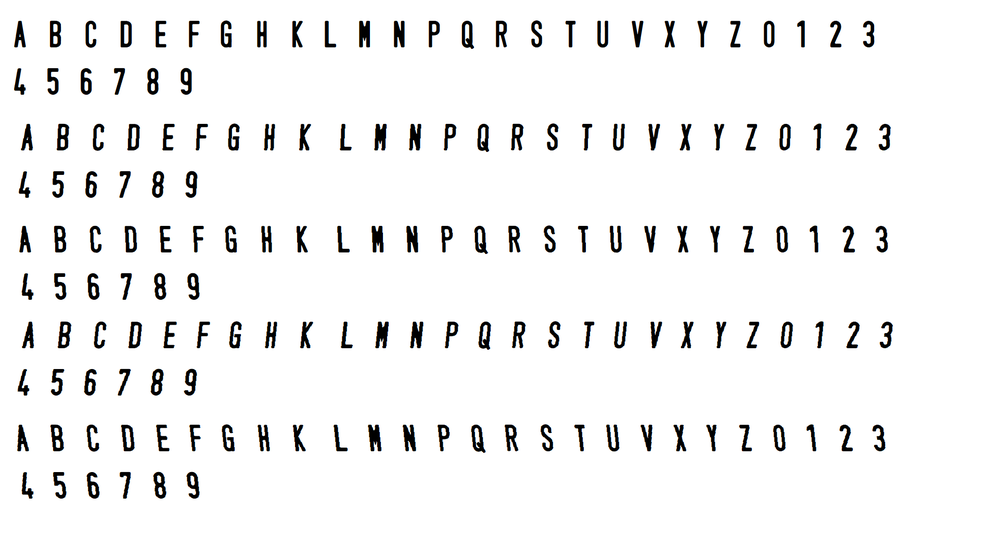
#> input picture training_chars.png, 1000 x 559 px, shrunk from 1922 x 1074 before the run
$ python -i Preprocess.py   (imports and definitions only)
#> lines starting #> are read from the running program, lines starting #| are printed output that depends on the picture
#> further down, picture is the input picture: shape (559, 1000, 3); mean B, G, R 242.7, 242.7, 242.7
#Tân
# Preprocess.py

import cv2
import numpy as np
import math

# module level variables ##########################################################################
GAUSSIAN_SMOOTH_FILTER_SIZE = (5, 5) #kích cỡ càng to thì càng mờ
ADAPTIVE_THRESH_BLOCK_SIZE = 19
ADAPTIVE_THRESH_WEIGHT = 9

###################################################################################################
def preprocess(imgOriginal):

    imgGrayscale = extractValue(imgOriginal)
    # imgGrayscale = cv2.cvtColor(imgOriginal,cv2.COLOR_BGR2GRAY) nên dùng hệ màu HSV
    # Trả về giá trị cường độ sáng ==> ảnh gray
    imgMaxContrastGrayscale = maximizeContrast(imgGrayscale) #để làm nổi bật biển số hơn, dễ tách khỏi nền
    #cv2.imwrite("imgGrayscalePlusTopHatMinusBlackHat.jpg",imgMaxContrastGrayscale)
    height, width = imgGrayscale.shape

    imgBlurred = np.zeros((height, width, 1), np.uint8)
    imgBlurred = cv2.GaussianBlur(imgMaxContrastGrayscale, GAUSSIAN_SMOOTH_FILTER_SIZE, 0)
    #cv2.imwrite("gauss.jpg",imgBlurred)
    #Làm mịn ảnh bằng bộ lọc Gauss 5x5, sigma = 0

    imgThresh = cv2.adaptiveThreshold(imgBlurred, 255.0, cv2.ADAPTIVE_THRESH_GAUSSIAN_C, cv2.THRESH_BINARY_INV, ADAPTIVE_THRESH_BLOCK_SIZE, ADAPTIVE_THRESH_WEIGHT)

    #Tạo ảnh nhị phân
    return imgGrayscale, imgThresh
#Trả về ảnh xám và ảnh nhị phân
# end function

###################################################################################################
def extractValue(imgOriginal):
    height, width, numChannels = imgOriginal.shape
#> height = 559; width = 1000; numChannels = 3
    imgHSV = np.zeros((height, width, 3), np.uint8)
    imgHSV = cv2.cvtColor(imgOriginal, cv2.COLOR_BGR2HSV)
#> imgHSV: shape (559, 1000, 3); mean H, S, V 5, 7.4, 243.7

    imgHue, imgSaturation, imgValue = cv2.split(imgHSV)
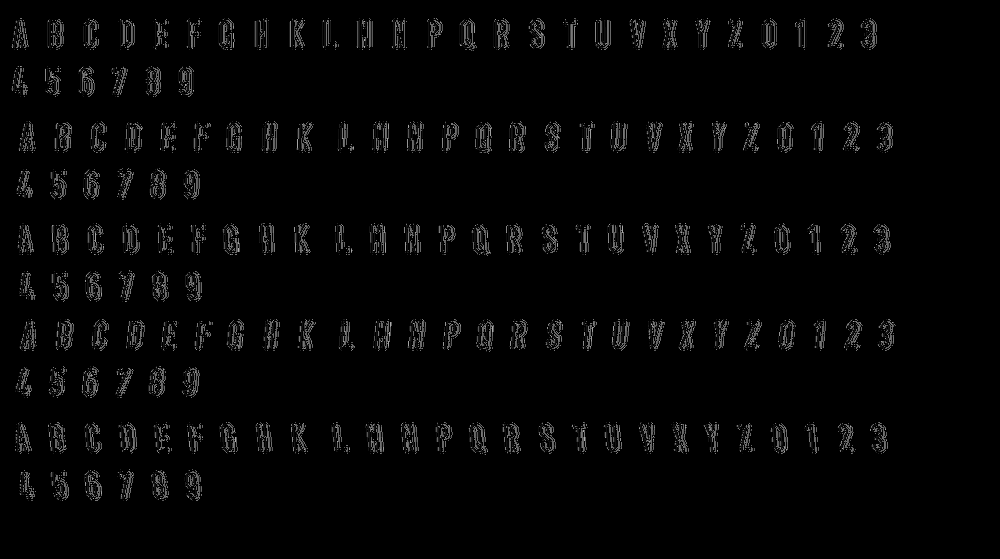
#> imgHue: shape (559, 1000); min 0, max 179, mean 5
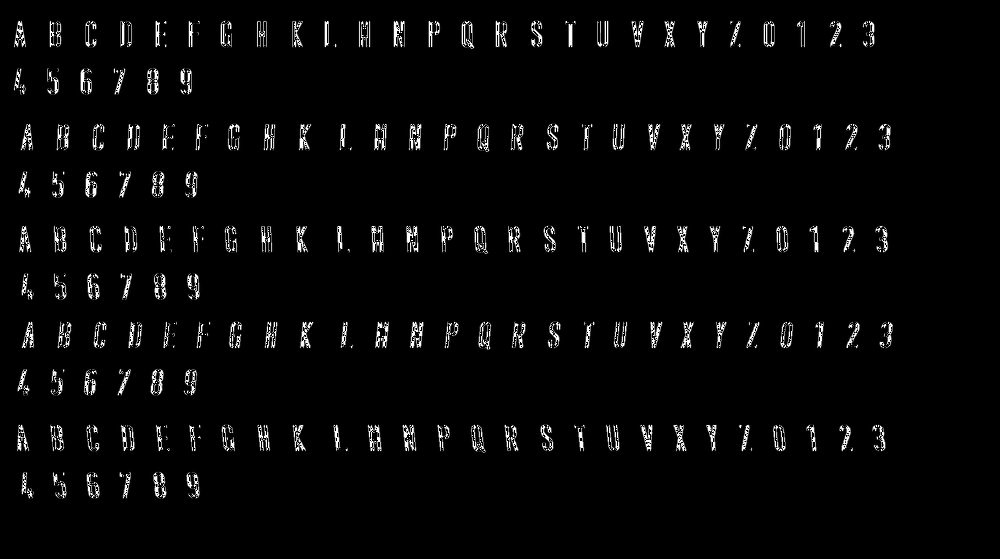
#> imgSaturation: shape (559, 1000); min 0, max 255, mean 7.4
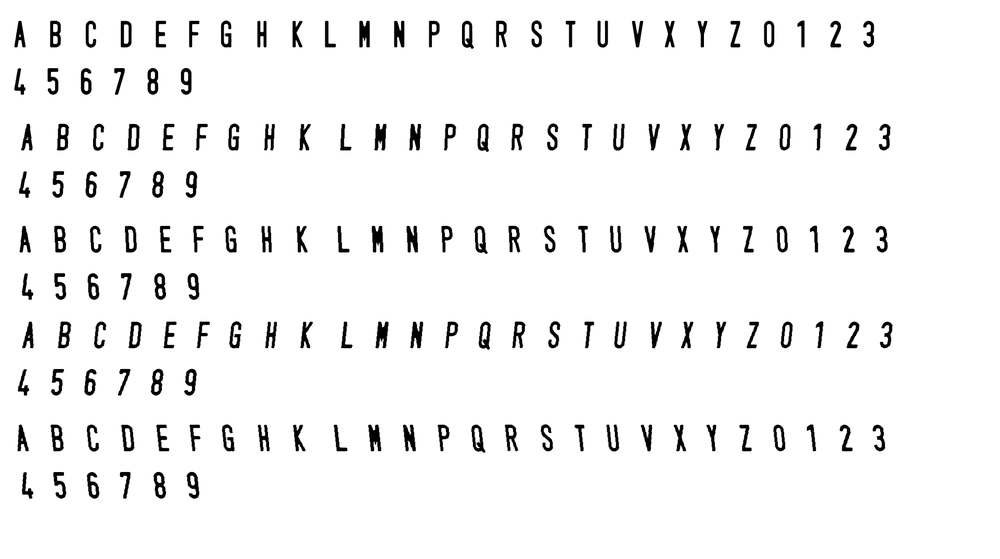
#> imgValue: shape (559, 1000); min 0, max 255, mean 243.7

    #màu sắc, độ bão hòa, giá trị cường độ sáng
    #Không chọn màu RBG vì vd ảnh màu đỏ sẽ còn lẫn các màu khác nữa nên khó xđ ra "một màu"
    return imgValue
# end function

>>> import cv2
>>> picture = cv2.imread('training_chars.png')
#> (the run stopped early here; a loop or call above may not have finished)
